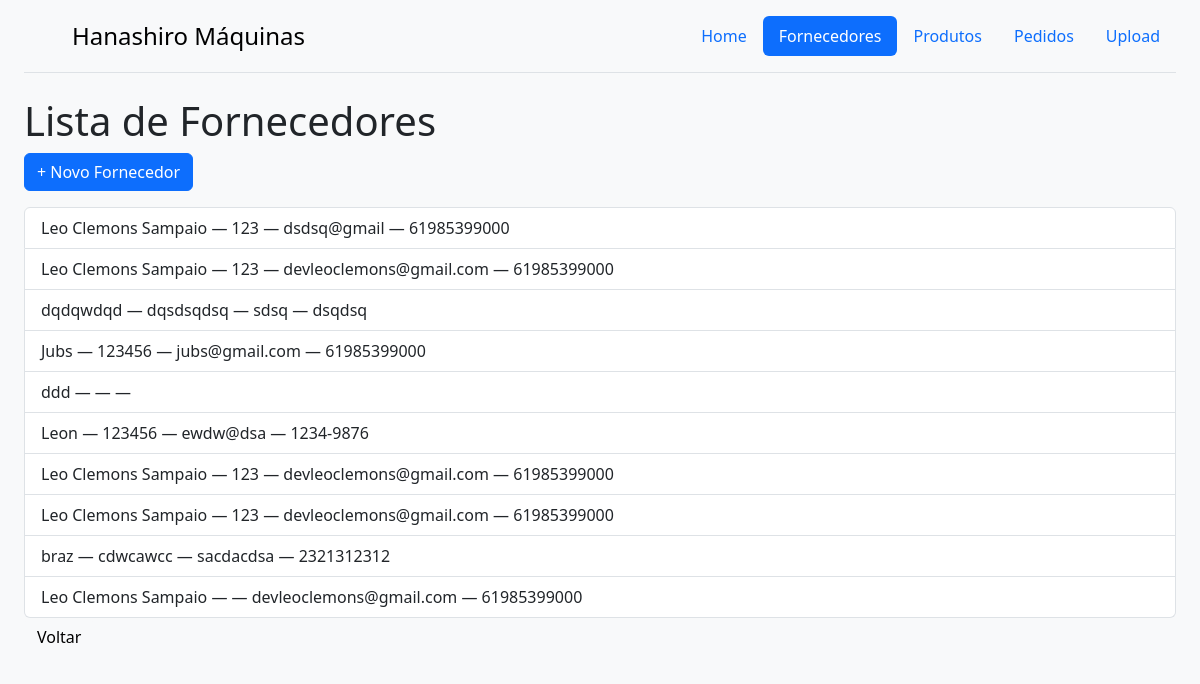
Screenshot of /fornecedores with the database file from the repository.
### tables this page shows
CREATE TABLE fornecedor (
    id_fornecedor INTEGER PRIMARY KEY AUTOINCREMENT,
    nome TEXT NOT NULL,
    cnpj TEXT,
    email TEXT,
    telefone TEXT,
    endereco TEXT,
    contato_responsavel TEXT
);

### app.py (the view)
@app.route('/fornecedores')
def listar_fornecedores():
    conn = get_db_connection()
    cursor = conn.cursor()
    cursor.execute("SELECT * FROM fornecedor")
    fornecedores = cursor.fetchall()
    conn.close()
    return render_template('fornecedores.html', fornecedores=fornecedores, active_page='fornecedores')

### app.py (called while the page is built)
def get_db_connection():
    conn = sqlite3.connect("hanashiro.db")
    conn.row_factory = sqlite3.Row  # permite acessar colunas pelo nome
    return conn

### templates/fornecedores.html (shortened to what this page needs)
<!DOCTYPE html>
<html lang="pt-br">
<head>
    <link href="https://cdn.jsdelivr.net/npm/bootstrap@5.3.2/dist/css/bootstrap.min.css" rel="stylesheet">
</head>
<body class="bg-light ps-4 pe-4 pb-4" >
    {% include 'includes/header.html' %}
    <h1>Lista de Fornecedores</h1>
    <a class="btn btn-primary mb-3" href="/fornecedores/novo">+ Novo Fornecedor</a>
    <ul class="list-group" >
        {% for f in fornecedores %}
            <li class="list-group-item" >{{ f['nome'] }} — {{ f['cnpj'] }} — {{ f['email'] }} — {{ f['telefone'] }}</li>
        {% endfor %}
    </ul>
    <a href="/" class="btn btn-light" >Voltar</a>
</body>
</html>

### templates/includes/header.html
<header class="d-flex flex-wrap justify-content-center py-3 mb-4 border-bottom">
  <a href="/" class="d-flex align-items-center mb-3 mb-md-0 me-md-auto link-body-emphasis text-decoration-none">
    <svg class="bi me-2" width="40" height="32" aria-hidden="true">
      <use xlink:href="#bootstrap"></use>
    </svg>
    <span class="fs-4">Hanashiro Máquinas</span>
  </a>
  <ul class="nav nav-pills">
    <li class="nav-item">
      <a href="/" class="nav-link {% if active_page == 'home' %}active{% endif %}">Home</a>
    </li>
    <li class="nav-item">
      <a href="/fornecedores" class="nav-link {% if active_page == 'fornecedores' %}active{% endif %}">Fornecedores</a>
    </li>
    <li class="nav-item">
      <a href="/produtos" class="nav-link {% if active_page == 'produtos' %}active{% endif %}">Produtos</a>
    </li>
    <li class="nav-item">
      <a href="/pedidos" class="nav-link {% if active_page == 'pedidos' %}active{% endif %}">Pedidos</a>
    </li>
    <li class="nav-item">
      <a href="/upload" class="nav-link {% if active_page == 'upload' %}active{% endif %}">Upload</a>
    </li>
  </ul>
</header>

### rows the page displays
fornecedor: nome "Leo Clemons Sampaio", cnpj "123", email "dsdsq@gmail", telefone "61985399000"
fornecedor: nome "Leo Clemons Sampaio", cnpj "123", email "devleoclemons@gmail.com", telefone "61985399000"
fornecedor: nome "dqdqwdqd", cnpj "dqsdsqdsq", email "sdsq", telefone "dsqdsq"
fornecedor: nome "Jubs", cnpj "123456", email "jubs@gmail.com", telefone "61985399000"
fornecedor: nome "ddd"
fornecedor: nome "Leon", cnpj "123456", email "ewdw@dsa", telefone "1234-9876"
fornecedor: nome "Leo Clemons Sampaio", cnpj "123", email "devleoclemons@gmail.com", telefone "61985399000"
fornecedor: nome "Leo Clemons Sampaio", cnpj "123", email "devleoclemons@gmail.com", telefone "61985399000"
fornecedor: nome "braz", cnpj "cdwcawcc", email "sacdacdsa", telefone "2321312312"
fornecedor: nome "Leo Clemons Sampaio", email "devleoclemons@gmail.com", telefone "61985399000"
